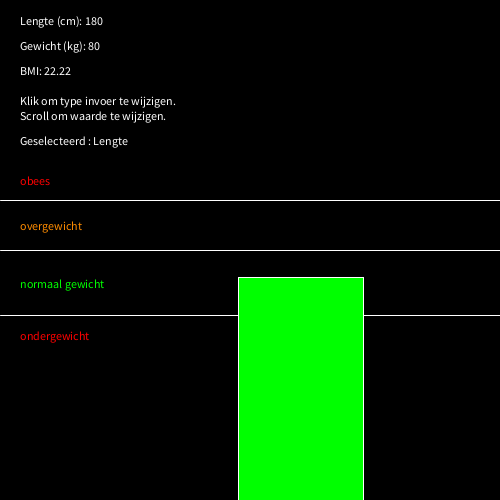
Frame 1 (no input)
Frame 60 (the mouse pressed at the canvas centre just before this capture): identical to frame 1, image omitted
Frame 120 (the mouse held since frame 60 and released just before this capture): identical to frame 1, image omitted

The Processing sketch that drew this single still picture (run headless with seeded random() and noise(); from frame 60 on, the mouse is pressed at the canvas centre):

// Processing sketch: Moduleopdracht_2
// ── Moduleopdracht_2.pde
// Moduleopdracht 2
// Joey Stoffels
// 7 februari 2018

// setup variables
int lengte = 180;
int gewicht = 80;
float bmi = gewicht / (lengte/100.0 * 2);
boolean selector = true;

void setup() {
  size(500, 500);
}

void draw() {
  background(0, 0, 0);
  smooth();
  
  // set lines
  stroke(255, 255, 255);
  fill(255, 0, 0);
  text("ondergewicht", 20, ((50-18.5) / 50 * 500) + 25);
  line(0, ((50-18.5) / 50 * 500), 500, ((50-18.5) / 50 * 500));
  fill(0, 255, 0);
  text("normaal gewicht", 20, ((50-25.0) / 50 * 500) + 38);
  line(0, ((50-25.0) / 50 * 500), 500, ((50-25.0) / 50 * 500));
  fill(255, 140, 0);
  text("overgewicht", 20, ((50-30.0) / 50 * 500) + 30);
  line(0, ((50-30.0) / 50 * 500), 500, ((50-30.0) / 50 * 500));
  fill(255, 0, 0);
  text("obees", 20, ((50-30.0) / 50 * 500) - 15);
  
  // set rectangle with colors
  stroke(255, 255, 255);
  if (bmi < 18.5 || bmi > 30.0) { 
    fill(255, 0, 0);
  }
  if (bmi > 18.5 && bmi < 25.0) {
    fill(0, 255, 0);
  }
  if (bmi > 25 && bmi < 30) {
    fill(255, 140, 0);
  }
  
  rect(width/2 - ((width/4)/2) + 50, 500, width/4, (-bmi / 50 * 500));

  // set text fields
  fill(255,255,255);
  text("Lengte (cm): " + lengte, 20, 25);
  text("Gewicht (kg): " + gewicht, 20, 50);
  text("BMI: " + (int((bmi * 100)) / 100.0), 20, 75);
  text("Klik om type invoer te wijzigen.", 20, 105);
  text("Scroll om waarde te wijzigen.", 20, 120);
  text("Geselecteerd : " + (selector == true ? "Lengte" : "Gewicht"), 20, 145);
} 

// mouseWheel event to change variable value
void mouseWheel(MouseEvent event) {
  float e = event.getCount();
  if (selector == true) {
    if(e > 0) {
      lengte = lengte - 1;
      bmi = gewicht / (lengte/100.0 * 2);
    }
    if(e < 0) {
      lengte = lengte + 1;
      bmi = gewicht / (lengte/100.0 * 2);
    }
  } else {
    if(e > 0) {
      gewicht--;
      bmi = gewicht / (lengte/100.0 * 2);
    }
    if(e < 0) {
      gewicht++;
      bmi = gewicht / (lengte/100.0 * 2);
    }
  }
}

// mouseClicked event to change active variable field
void mouseClicked() {
  if (selector == true) {
    selector = false;
  } else {
    selector = true;
  }
}
